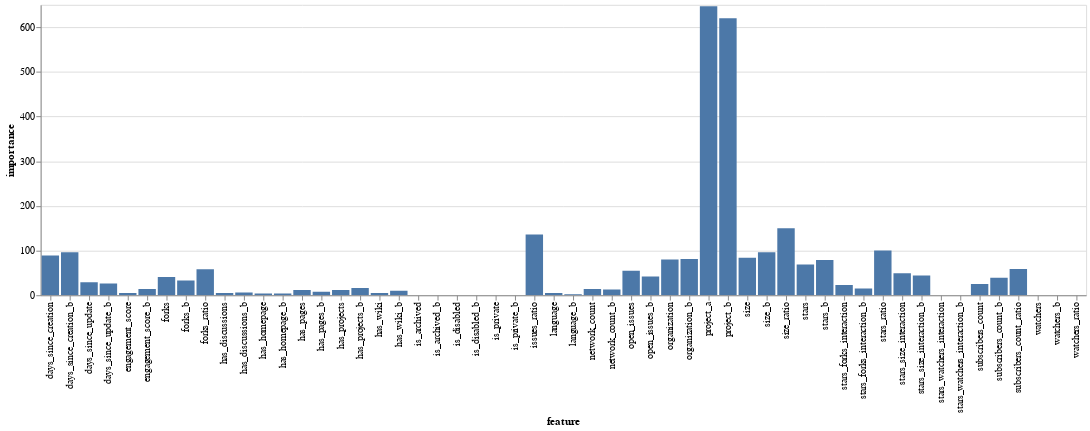

Here is the notebook cell this chart was saved with:
### Code cell
feature_importance = pl.DataFrame(
    {
        "feature": lgbm_best.feature_names_in_,  # type: ignore
        "importance": lgbm_best.feature_importances_,  # type: ignore
    }
).sort("importance", descending=True)

feature_importance.plot.bar(x="feature", y="importance")

### Figure 1 — Vega-Lite specification as saved in the notebook (floating-point values rounded to 4 significant figures)
{"config": {"view": {"continuousWidth": 300, "continuousHeight": 300}}, "data": {"name": "data-96ad4906bb944e76784f6bdaef309cdf"}, "mark": {"type": "bar", "tooltip": true}, "encoding": {"x": {"field": "feature", "type": "nominal"}, "y": {"field": "importance", "type": "quantitative"}}, "params": [{"name": "param_1", "select": {"type": "interval", "encodings": ["x", "y"]}, "bind": "scales"}], "$schema": "https://vega.github.io/schema/vega-lite/v5.20.1.json", "datasets": {"data-96ad4906bb944e76784f6bdaef309cdf": [{"feature": "project_a", "importance": 647}, {"feature": "project_b", "importance": 620}, {"feature": "size_ratio", "importance": 150}, {"feature": "issues_ratio", "importance": 136}, {"feature": "stars_ratio", "importance": 100}, {"feature": "size_b", "importance": 96}, {"feature": "days_since_creation_b", "importance": 96}, {"feature": "days_since_creation", "importance": 89}, {"feature": "size", "importance": 84}, {"feature": "organization_b", "importance": 81}, {"feature": "organization", "importance": 80}, {"feature": "stars_b", "importance": 79}, {"feature": "stars", "importance": 69}, {"feature": "subscribers_count_ratio", "importance": 59}, {"feature": "forks_ratio", "importance": 58}, {"feature": "open_issues", "importance": 55}, {"feature": "stars_size_interaction", "importance": 49}, {"feature": "stars_size_interaction_b", "importance": 44}, {"feature": "open_issues_b", "importance": 42}, {"feature": "forks", "importance": 41}, {"feature": "subscribers_count_b", "importance": 39}, {"feature": "forks_b", "importance": 33}, {"feature": "days_since_update", "importance": 29}, {"feature": "days_since_update_b", "importance": 26}, {"feature": "subscribers_count", "importance": 25}, {"feature": "stars_forks_interaction", "importance": 23}, {"feature": "has_projects_b", "importance": 16}, {"feature": "stars_forks_interaction_b", "importance": 15}, {"feature": "network_count", "importance": 14}, {"feature": "engagement_score_b", "importance": 14}, {"feature": "network_count_b", "importance": 13}, {"feature": "has_projects", "importance": 12}, {"feature": "has_pages", "importance": 12}, {"feature": "has_wiki_b", "importance": 10}, {"feature": "has_pages_b", "importance": 8}, {"feature": "has_discussions_b", "importance": 6}, {"feature": "language", "importance": 5}, {"feature": "has_wiki", "importance": 5}, {"feature": "has_discussions", "importance": 5}, {"feature": "engagement_score", "importance": 5}, {"feature": "has_homepage", "importance": 4}, {"feature": "has_homepage_b", "importance": 4}, {"feature": "language_b", "importance": 2}, {"feature": "is_private", "importance": 0}, {"feature": "watchers", "importance": 0}, {"feature": "is_archived", "importance": 0}, {"feature": "is_disabled", "importance": 0}, {"feature": "is_private_b", "importance": 0}, {"feature": "watchers_b", "importance": 0}, {"feature": "is_archived_b", "importance": 0}, {"feature": "is_disabled_b", "importance": 0}, {"feature": "watchers_ratio", "importance": 0}, {"feature": "stars_watchers_interaction", "importance": 0}, {"feature": "stars_watchers_interaction_b", "importance": 0}]}}
